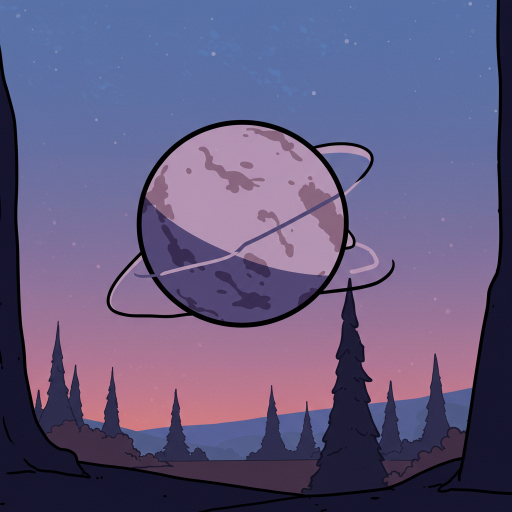
#> input picture generate_pipeline/samples/image_3.png, 1024 x 1024 px, found by its file name (shown at 1/2 size)
$ python main2.py
#> lines starting #> are read from the running program, lines starting #| are printed output that depends on the picture; after the words box and inside, x2 and y2 are one past the last pixel; in counts of white or black regions, pixels touching at a corner belong together
### generate_pipeline/src/img_functions.py
import numpy as np
import cv2 as cv

def remap(value, inputStart, inputEnd, outputStart, outputEnd):
    result = (value - inputStart)/(inputEnd - inputStart)*(outputEnd - outputStart) + outputStart
    return result

# includes resizing + blur(needs tweaking for non cartoon imgs) before canny
def generate_outline(img):
    # downscale image
    original_height, original_width = img.shape[:2]

    new_width = 800
    aspect_ratio = new_width / original_width
    new_height = int(original_height * aspect_ratio)  # Compute height based on aspect ratio
    img_resize = cv.resize(img, (new_width, new_height))

    # BLUR
    img_blur = cv.GaussianBlur(img_resize, (5, 5), 0)
    # img_blur = cv.medianBlur(img_resize, 3)

    # EDGE DETECTION
    edges = cv.Canny(img_resize,100,200)
    return edges

#
# def generate_contours(outline):
#     contours, _ = cv.findContours(outline, cv.RETR_LIST, cv.CHAIN_APPROX_NONE)

### generate_pipeline/src/main2.py
import numpy as np
import cv2 as cv
import random
import img_functions as img_func
from svgpathtools import svg2paths, svg2paths2
from matplotlib import pyplot as plt
from PIL import Image
import subprocess


# import image
img_origine = cv.imread('samples/image_3.png')
#> img_origine is the input picture: shape (1024, 1024, 3); mean B, G, R 127.9, 90.3, 98.9
assert img_origine is not None, "file could not be read, check with os.path.exists()"

# gray :P
img_gray = cv.cvtColor(img_origine, cv.COLOR_BGR2GRAY)
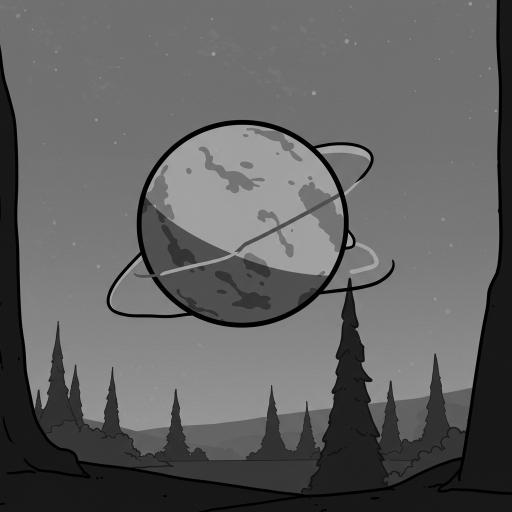
#> img_gray: shape (1024, 1024) (shown at 1/2 size); min 0, max 180, mean 97.2

# generate outline
edges = img_func.generate_outline(img_origine)
#> in generate_outline, `img_resize = cv.resize(img, (new_width, new_height))`:
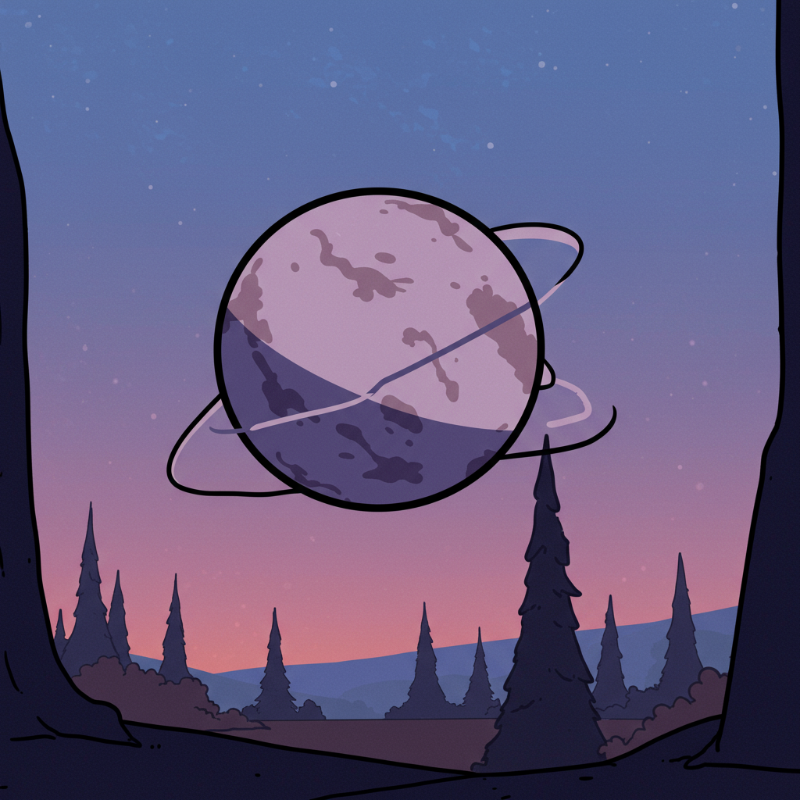
#> img_resize: shape (800, 800, 3); mean B, G, R 127.7, 90.2, 98.8
#> in generate_outline, `edges = cv.Canny(img_resize,100,200)`:
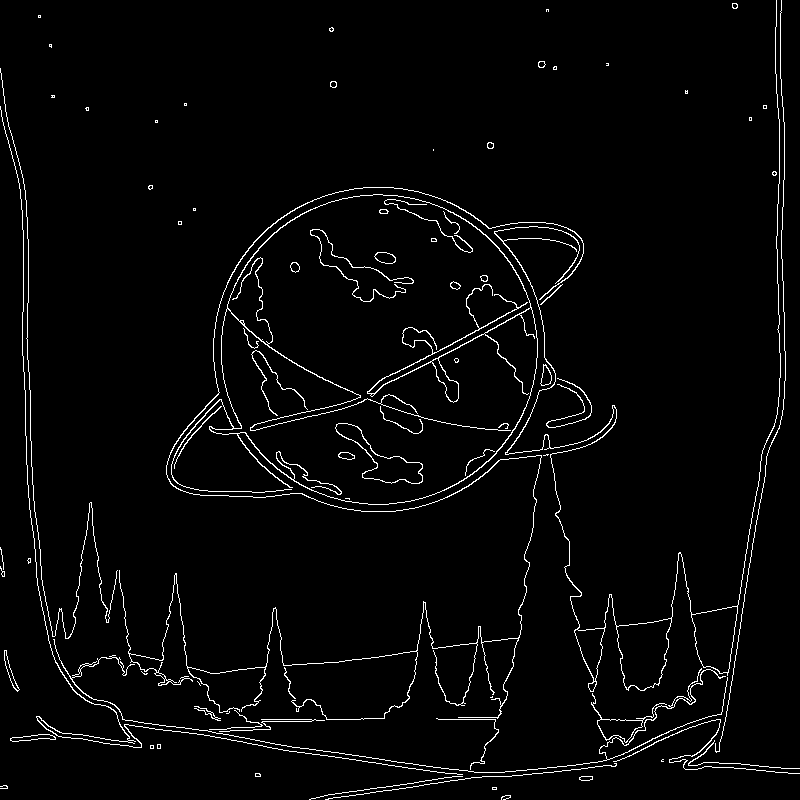
#> edges: shape (800, 800); 2.8% white in thin lines or dots
edges_invert = cv.bitwise_not(edges)
#> edges_invert: shape (800, 800); 97.2% white; black in thin lines or dots

cv.imwrite('pipeline/4/edge.bmp', edges_invert)

## outline to SVG


# Convert BMP to PBM
img = "pipeline/4/edge.bmp"
potrace = "../potrace-1.16.win64/potrace"

# Run potrace to get SVG
subprocess.run([potrace, img, "-s", "-o", "pipeline/4/svg_outline.svg"])
#> (this line was passed over: subprocess is not available in this run)


# svg to path
#> (the run stopped early here; a loop or call above may not have finished)

$ run again, with generate_pipeline/samples/image_11.png copied over generate_pipeline/samples/image_3.png
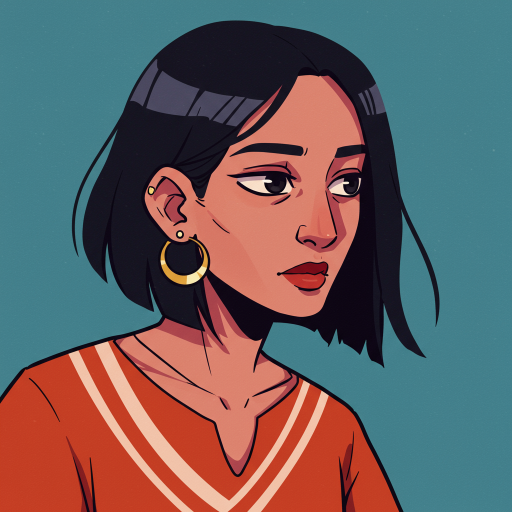
#> input picture generate_pipeline/samples/image_11.png, 1024 x 1024 px, found by its file name (shown at 1/2 size)
#> img_origine is the input picture: shape (1024, 1024, 3); mean B, G, R 96.4, 95.1, 102.9
#> `img_gray = cv.cvtColor(img_origine, cv.COLOR_BGR2GRAY)`:
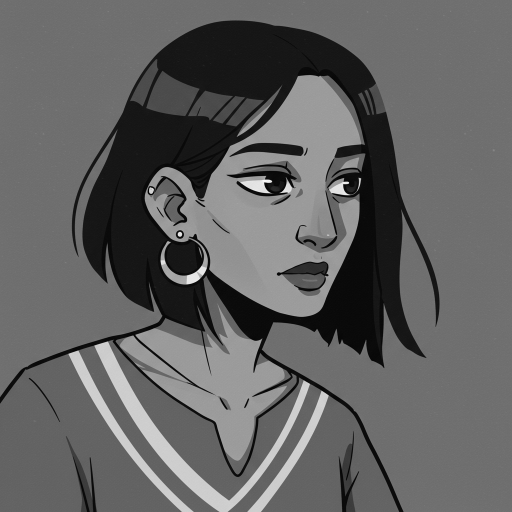
#> img_gray: shape (1024, 1024) (shown at 1/2 size); min 0, max 251, mean 97.6
#> in generate_outline, `edges = cv.Canny(img_resize,100,200)`:
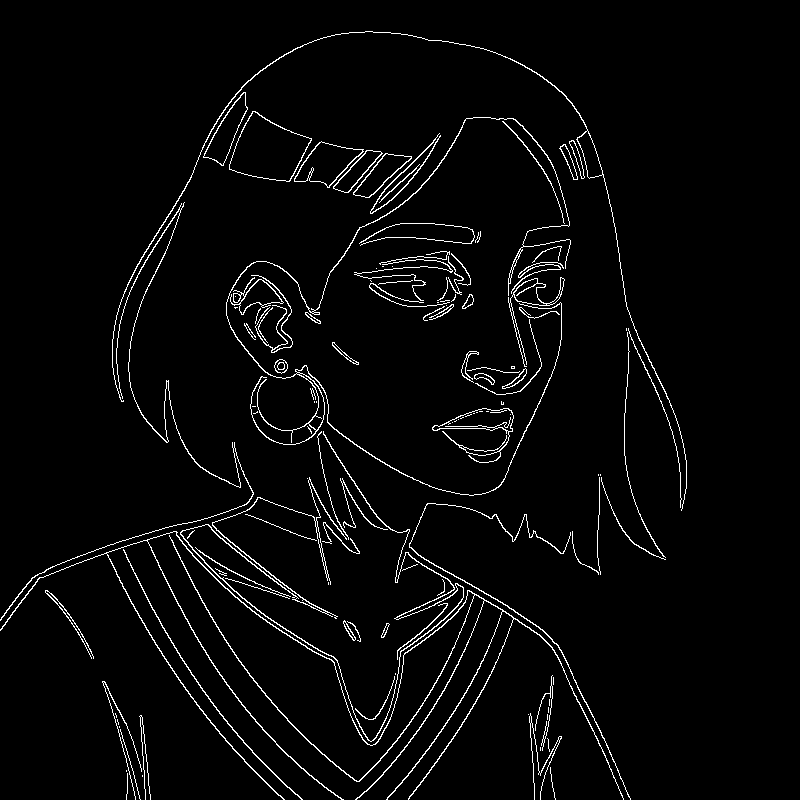
#> edges: shape (800, 800); 3.2% white in thin lines or dots, all inside (x1, y1, x2, y2) = (0, 31, 687, 800)

$ run again, with generate_pipeline/samples/image_4.png copied over generate_pipeline/samples/image_3.png
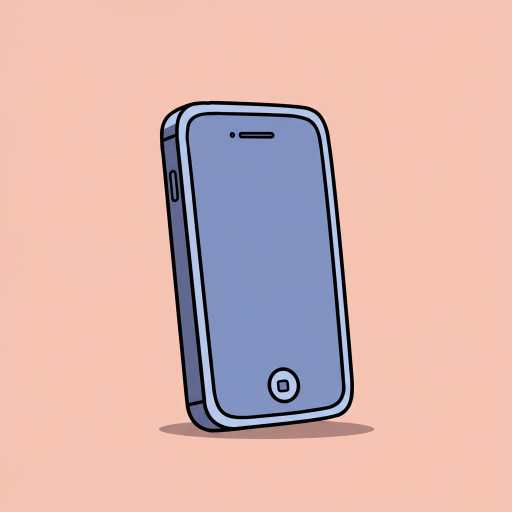
#> input picture generate_pipeline/samples/image_4.png, 1024 x 1024 px, found by its file name (shown at 1/2 size)
#> img_origine is the input picture: shape (1024, 1024, 3); mean B, G, R 175.6, 180.3, 217.5
#> `img_gray = cv.cvtColor(img_origine, cv.COLOR_BGR2GRAY)`:
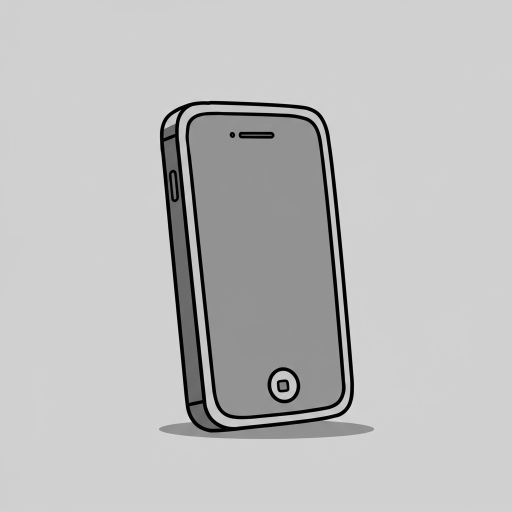
#> img_gray: shape (1024, 1024) (shown at 1/2 size); min 0, max 222, mean 190.6
#> in generate_outline, `edges = cv.Canny(img_resize,100,200)`:
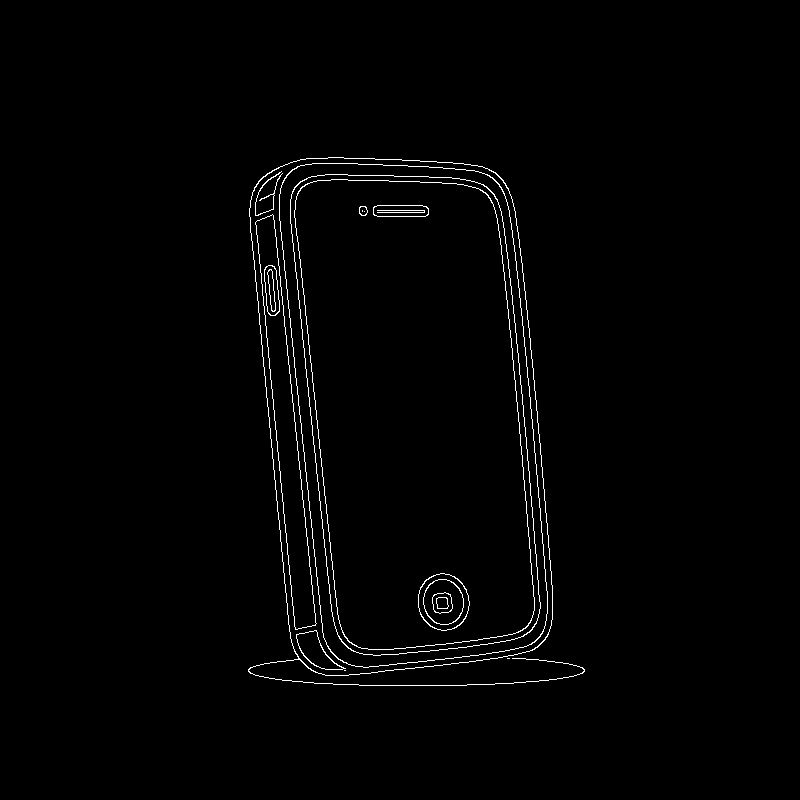
#> edges: shape (800, 800); 1.3% white in thin lines or dots, all inside (x1, y1, x2, y2) = (248, 157, 585, 686)
